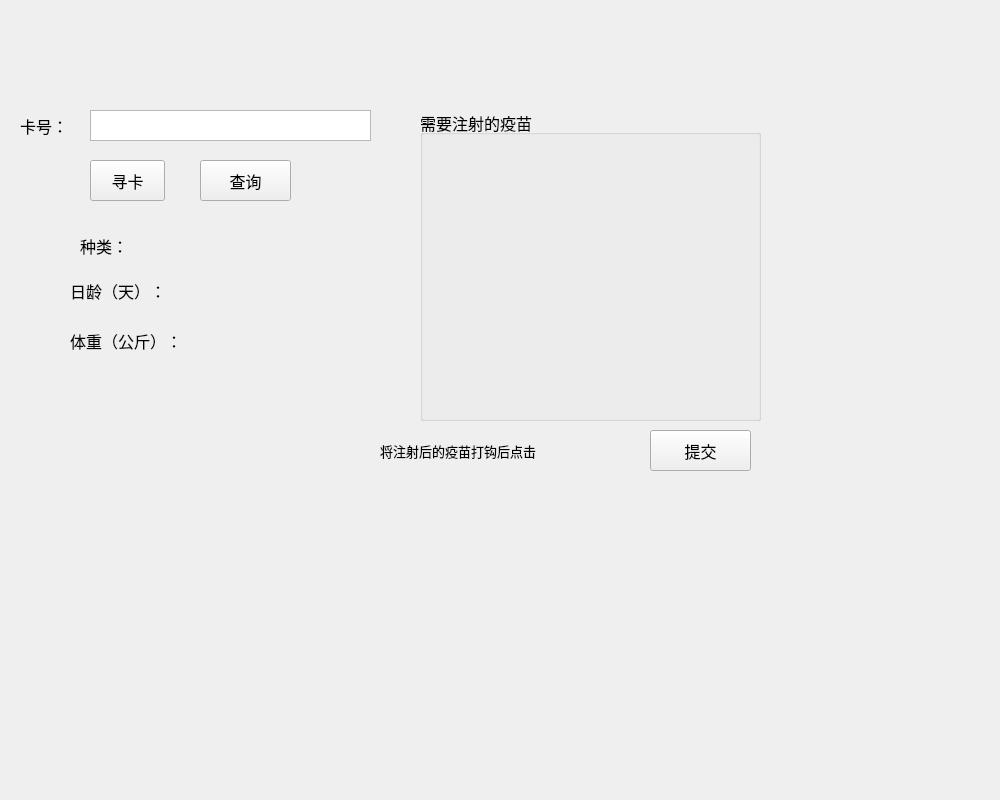
<?xml version="1.0" encoding="UTF-8"?>
<ui version="4.0">
 <class>JieZhongForm</class>
 <widget class="QWidget" name="JieZhongForm">
  <property name="geometry">
   <rect>
    <x>0</x>
    <y>0</y>
    <width>1000</width>
    <height>800</height>
   </rect>
  </property>
  <property name="windowTitle">
   <string>Form</string>
  </property>
  <widget class="QLabel" name="label_4">
   <property name="geometry">
    <rect>
     <x>70</x>
     <y>280</y>
     <width>131</width>
     <height>21</height>
    </rect>
   </property>
   <property name="font">
    <font>
     <pointsize>12</pointsize>
    </font>
   </property>
   <property name="text">
    <string>日龄（天）：</string>
   </property>
  </widget>
  <widget class="QLabel" name="weight">
   <property name="geometry">
    <rect>
     <x>260</x>
     <y>310</y>
     <width>111</width>
     <height>41</height>
    </rect>
   </property>
   <property name="font">
    <font>
     <pointsize>12</pointsize>
    </font>
   </property>
   <property name="text">
    <string/>
   </property>
  </widget>
  <widget class="QPushButton" name="searchButton">
   <property name="geometry">
    <rect>
     <x>200</x>
     <y>160</y>
     <width>91</width>
     <height>41</height>
    </rect>
   </property>
   <property name="font">
    <font>
     <pointsize>12</pointsize>
    </font>
   </property>
   <property name="text">
    <string>查询</string>
   </property>
  </widget>
  <widget class="QLabel" name="label_5">
   <property name="geometry">
    <rect>
     <x>70</x>
     <y>330</y>
     <width>141</width>
     <height>21</height>
    </rect>
   </property>
   <property name="font">
    <font>
     <pointsize>12</pointsize>
    </font>
   </property>
   <property name="text">
    <string>体重（公斤）：</string>
   </property>
  </widget>
  <widget class="QLabel" name="atype">
   <property name="geometry">
    <rect>
     <x>260</x>
     <y>240</y>
     <width>51</width>
     <height>16</height>
    </rect>
   </property>
   <property name="text">
    <string/>
   </property>
  </widget>
  <widget class="QPushButton" name="submitButton">
   <property name="geometry">
    <rect>
     <x>650</x>
     <y>430</y>
     <width>101</width>
     <height>41</height>
    </rect>
   </property>
   <property name="font">
    <font>
     <pointsize>12</pointsize>
    </font>
   </property>
   <property name="text">
    <string>提交</string>
   </property>
  </widget>
  <widget class="QLabel" name="label_9">
   <property name="geometry">
    <rect>
     <x>260</x>
     <y>240</y>
     <width>51</width>
     <height>16</height>
    </rect>
   </property>
   <property name="text">
    <string/>
   </property>
  </widget>
  <widget class="QTextEdit" name="uidEdit">
   <property name="geometry">
    <rect>
     <x>90</x>
     <y>110</y>
     <width>281</width>
     <height>31</height>
    </rect>
   </property>
  </widget>
  <widget class="QGroupBox" name="groupBox">
   <property name="geometry">
    <rect>
     <x>420</x>
     <y>110</y>
     <width>341</width>
     <height>311</height>
    </rect>
   </property>
   <property name="font">
    <font>
     <pointsize>12</pointsize>
    </font>
   </property>
   <property name="title">
    <string>需要注射的疫苗</string>
   </property>
  </widget>
  <widget class="QLabel" name="label_3">
   <property name="geometry">
    <rect>
     <x>80</x>
     <y>230</y>
     <width>151</width>
     <height>31</height>
    </rect>
   </property>
   <property name="font">
    <font>
     <pointsize>12</pointsize>
    </font>
   </property>
   <property name="text">
    <string>种类：</string>
   </property>
  </widget>
  <widget class="QLabel" name="label_6">
   <property name="geometry">
    <rect>
     <x>260</x>
     <y>225</y>
     <width>111</width>
     <height>31</height>
    </rect>
   </property>
   <property name="font">
    <font>
     <pointsize>12</pointsize>
    </font>
   </property>
   <property name="text">
    <string/>
   </property>
  </widget>
  <widget class="QLabel" name="label">
   <property name="geometry">
    <rect>
     <x>20</x>
     <y>110</y>
     <width>81</width>
     <height>31</height>
    </rect>
   </property>
   <property name="font">
    <font>
     <pointsize>12</pointsize>
    </font>
   </property>
   <property name="text">
    <string>卡号：</string>
   </property>
  </widget>
  <widget class="QLabel" name="label_2">
   <property name="geometry">
    <rect>
     <x>380</x>
     <y>430</y>
     <width>291</width>
     <height>41</height>
    </rect>
   </property>
   <property name="font">
    <font>
     <pointsize>10</pointsize>
    </font>
   </property>
   <property name="text">
    <string>将注射后的疫苗打钩后点击</string>
   </property>
  </widget>
  <widget class="QPushButton" name="getUidButton">
   <property name="geometry">
    <rect>
     <x>90</x>
     <y>160</y>
     <width>75</width>
     <height>41</height>
    </rect>
   </property>
   <property name="font">
    <font>
     <pointsize>12</pointsize>
    </font>
   </property>
   <property name="text">
    <string>寻卡</string>
   </property>
  </widget>
  <widget class="QLabel" name="age">
   <property name="geometry">
    <rect>
     <x>260</x>
     <y>270</y>
     <width>121</width>
     <height>31</height>
    </rect>
   </property>
   <property name="font">
    <font>
     <pointsize>12</pointsize>
    </font>
   </property>
   <property name="text">
    <string/>
   </property>
  </widget>
  <widget class="QLabel" name="label_7">
   <property name="geometry">
    <rect>
     <x>0</x>
     <y>0</y>
     <width>1000</width>
     <height>800</height>
    </rect>
   </property>
   <property name="styleSheet">
    <string notr="true">background-image: url(:/image/注射疫苗.jpg);</string>
   </property>
   <property name="text">
    <string/>
   </property>
  </widget>
  <zorder>label_7</zorder>
  <zorder>label_4</zorder>
  <zorder>weight</zorder>
  <zorder>searchButton</zorder>
  <zorder>label_5</zorder>
  <zorder>atype</zorder>
  <zorder>submitButton</zorder>
  <zorder>label_9</zorder>
  <zorder>uidEdit</zorder>
  <zorder>groupBox</zorder>
  <zorder>label_3</zorder>
  <zorder>label_6</zorder>
  <zorder>label</zorder>
  <zorder>label_2</zorder>
  <zorder>getUidButton</zorder>
  <zorder>age</zorder>
 </widget>
 <resources/>
 <connections/>
</ui>
